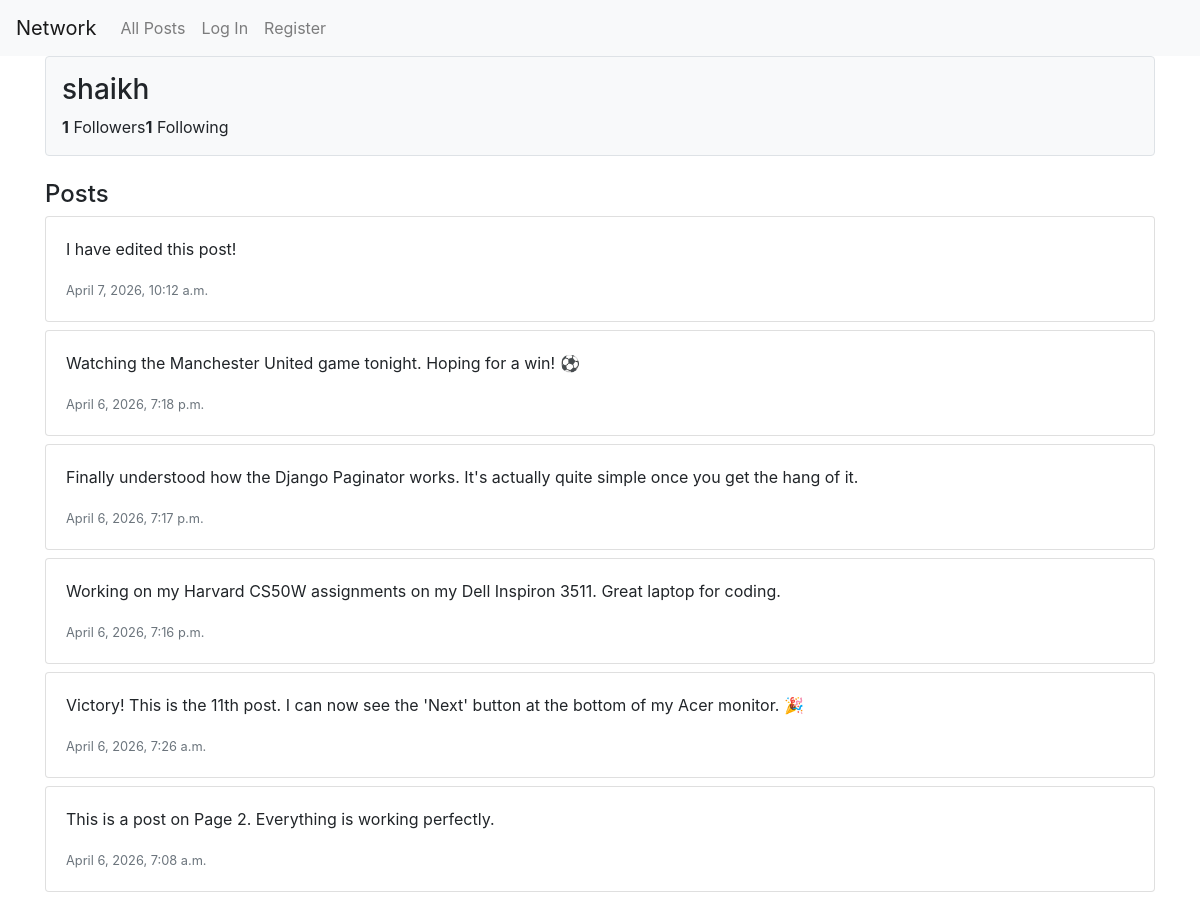
/profile/5, run on the app's committed database.
### network/models.py (models this page shows, shortened)
class User(AbstractUser):
    pass

class Post(models.Model):
    user = models.ForeignKey(User, on_delete=models.CASCADE, related_name="posts")
    content = models.TextField(blank=True)
    timestamp = models.DateTimeField(auto_now_add=True)
    likes = models.ManyToManyField(User, blank=True, related_name="liked_posts")

### network/views.py (the view)
# urls.py: path("profile/<int:user_id>", views.profile, name="profile"),
def profile(request, user_id):
    profile_user = get_object_or_404(User, pk=user_id)
    user_posts = Post.objects.filter(user=profile_user).order_by("-timestamp")
    followers = Follow.objects.filter(followed_user=profile_user).count()
    following = Follow.objects.filter(user=profile_user).count()
    is_following = False
    if request.user.is_authenticated:
        if Follow.objects.filter(user=request.user, followed_user=profile_user).exists():
            is_following = True
    return render(request, "network/profile.html", {
        "profile_user": profile_user,
        "posts": user_posts,
        "followers_count": followers,
        "following_count": following,
        "is_following": is_following
    })

### network/templates/network/profile.html (shortened to what this page needs)
{% extends "network/layout.html" %}
{% block body %}
    <div class="container">
        <div class="profile-header mb-4 p-3 border rounded bg-light">
            <h3>{{ profile_user.username }}</h3>
            <div class="d-flex gap-3">
                <span><strong>{{ followers_count }}</strong> Followers</span>
                <span><strong>{{ following_count }}</strong> Following</span>
            </div>
        </div>
        <h4>Posts</h4>
        {% for post in posts %}
            <div class="card mb-2">
                <div class="card-body">
                    <p>{{ post.content }}</p>
                    <small class="text-muted">{{ post.timestamp }}</small>
                </div>
            </div>
        {% endfor %}
    </div>
{% endblock %}

### data on the page
User: username "shaikh"
Post: content "I have edited this post!", timestamp "April 7, 2026, 10:12 a.m."
Post: content "Watching the Manchester United game tonight. Hoping for a win! ⚽", timestamp "April 6, 2026, 7:18 p.m."
Post: content "Finally understood how the Django Paginator works. It's actually quite simple once you get the hang of it.", timestamp "April 6, 2026, 7:17 p.m."
Post: content "Working on my Harvard CS50W assignments on my Dell Inspiron 3511. Great laptop for coding.", timestamp "April 6, 2026, 7:16 p.m."
Post: content "Victory! This is the 11th post. I can now see the 'Next' button at the bottom of my Acer monitor. 🎉", timestamp "April 6, 2026, 7:26 a.m."
Post: content "This is a post on Page 2. Everything is working perfectly.", timestamp "April 6, 2026, 7:08 a.m."

### other printed values
{{ followers_count }} "1"
{{ following_count }} "1"
